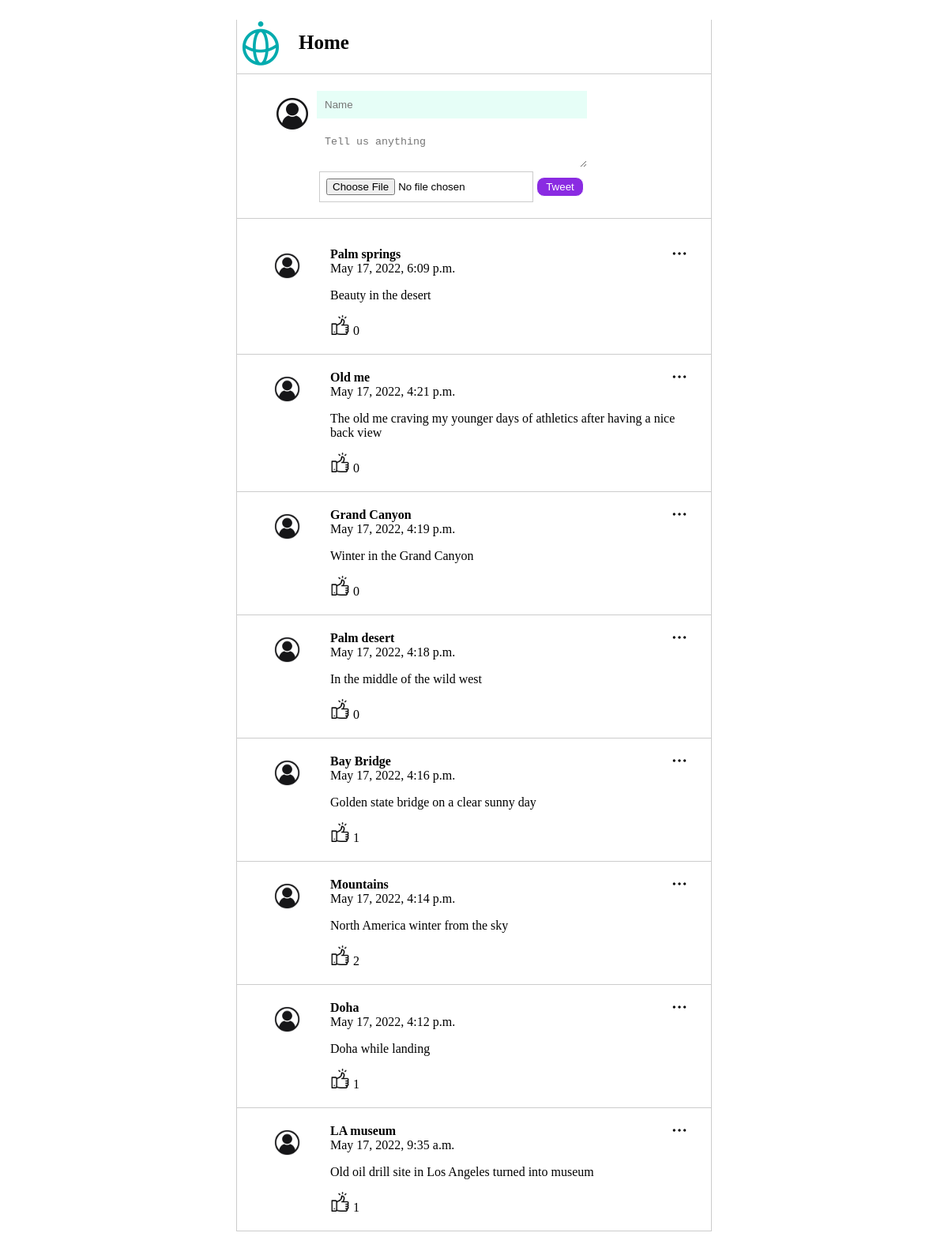
The page / on the database its author committed.
### posts/models.py (models this page shows)
class Post(models.Model):
    class Meta(object):
        db_table = 'post'
    name = models.CharField(
        'Name', blank=False, null=False, max_length=14, db_index=True, default='Anonymous'
    )
    body= models.CharField(
        'body', blank=True, null=True, max_length=140, db_index=True
    )
    created_at = models.DateTimeField(
        'created Datetime', blank=True, auto_now_add=True,
    )
    like_count = models.PositiveIntegerField(
       'Like Count',default=0, null=True, blank=True
    )
    image= CloudinaryField('image', blank=True, db_index=True  )

### posts/views.py (the view, shortened to what this page needs)
# urls.py: path('', views.index, name='index'),
def index(request):
   posts = Post.objects.all().order_by('-created_at')[:20]
   return render(request, 'posts.html',
               {'posts':posts})

### templates/posts.html (shortened to what this page needs)
{% extends "base.html" %} {% block content %} {% load static %}
<section class="content">
  <section class="header">
    <div class="Head">
      <img src="static/img/techis-logo.png" alt="logo" />
      <h1>Home</h1>
    </div>
  </section>
  <section class="post_form">
    <form action="/" method="POST" enctype="multipart/form-data">
      <div class="flex">
        <div class="logo">
          <img src="{% static 'img/user.jpg' %}" />
        </div>
        <div>
          <input class="name" type="text" name="name" placeholder="Name" required />
          <textarea name="body" placeholder="Tell us anything " required></textarea>
          <input name="image" type="file" />
          <button type="submit">Tweet</button>
        </div>
      </div>
    </form>
  </section>
  <section class="posts">
    <ul>
      {% for post in posts %}
      <li>
        <img src="{% static 'img/menu.png' %}" class="menu_icon js-menu-icon" />
        <div class="logo">
          <img src="{% static 'img/user.jpg' %}" />
        </div>
        <div class="name_body">
          <div class="name">{{post.name}}</div>
          <div class="date">{{post.created_at }}</div>
          <p>{{post.body}}</p>
          <div class="icon_list">
            <a href="/likes/{{post.id}}/">
              <img class="like" src="{% static 'img/like.png' %}"
            /></a>
            {{ post.like_count }}
          </div>
        </div>
      </li>
      {% endfor %}
    </ul>
  </section>
</section>
{% endblock %}

### templates/base.html (shortened to what this page needs)
<!DOCTYPE html>
<html lang="en">
<head>
     {% load static %}
     <link href="{% static 'css/style.css' %}" rel="stylesheet"/>
</head>
<body>
    {% block content %} {{ content }} {% endblock %}
</body>
</html>

### static/css/style.css (style rules this page uses)
body { height: 100%; }
section.content { max-width: 600px; height: 100%; margin: 0 auto; border-left: 1px solid #ccc; border-right: 1px solid #ccc; }
.post_form { padding: 20px 40px; border-bottom: 1px solid #ccc; }
.post_form .name { width: 70%; margin-bottom: 10px; padding: 10px; border: 1px solid white; background: #e6fef7; }
.post_form textarea { width: 70%; padding: 10px; border: 1px solid white; }
.flex { display: flex; }
.posts ul { padding: 0; }
.posts li { position: relative; display: flex; border-bottom: 1px solid #ccc; padding: 20px 40px; list-style: none; }
.posts li .menu_icon { width: 20px; position:absolute; top: 18px; right: 30px; }
.posts li .logo { flex-basis: 15%; }
.posts li .logo img { width: 60%; }
.posts li .name_body { flex-basis: 85%; }
.posts li .name_body .name { font-weight: bold; }
.Head img { width: 60px; float: left; }
h1 { position: relative; left: 3%; font-size: 25px; padding-top: 15px; }
section.header { border-bottom: 1px solid #ccc; }
img.like { width: 25px; }
.logo img { width: 60px; float: left; }
button { background-color: blueviolet; color: white; padding: 4px; width: 60px; border-radius: 10px; border: 1px solid white; }
input[type="file"] { border: 1px solid #ccc; padding: 8px; margin-left: 4px; }

### rows shown on the page
Post: name "Palm springs", created_at "May 17, 2022, 6:09 p.m.", body "Beauty in the desert", like_count "0"
Post: name "Old me", created_at "May 17, 2022, 4:21 p.m.", body "The old me craving my younger days of athletics after having a nice back view", like_count "0"
Post: name "Grand Canyon", created_at "May 17, 2022, 4:19 p.m.", body "Winter in the Grand Canyon", like_count "0"
Post: name "Palm desert", created_at "May 17, 2022, 4:18 p.m.", body "In the middle of the wild west", like_count "0"
Post: name "Bay Bridge", created_at "May 17, 2022, 4:16 p.m.", body "Golden state bridge on a clear sunny day", like_count "1"
Post: name "Mountains", created_at "May 17, 2022, 4:14 p.m.", body "North America winter from the sky", like_count "2"
Post: name "Doha", created_at "May 17, 2022, 4:12 p.m.", body "Doha while landing", like_count "1"
Post: name "LA museum", created_at "May 17, 2022, 9:35 a.m.", body "Old oil drill site in Los Angeles turned into museum", like_count "1"
